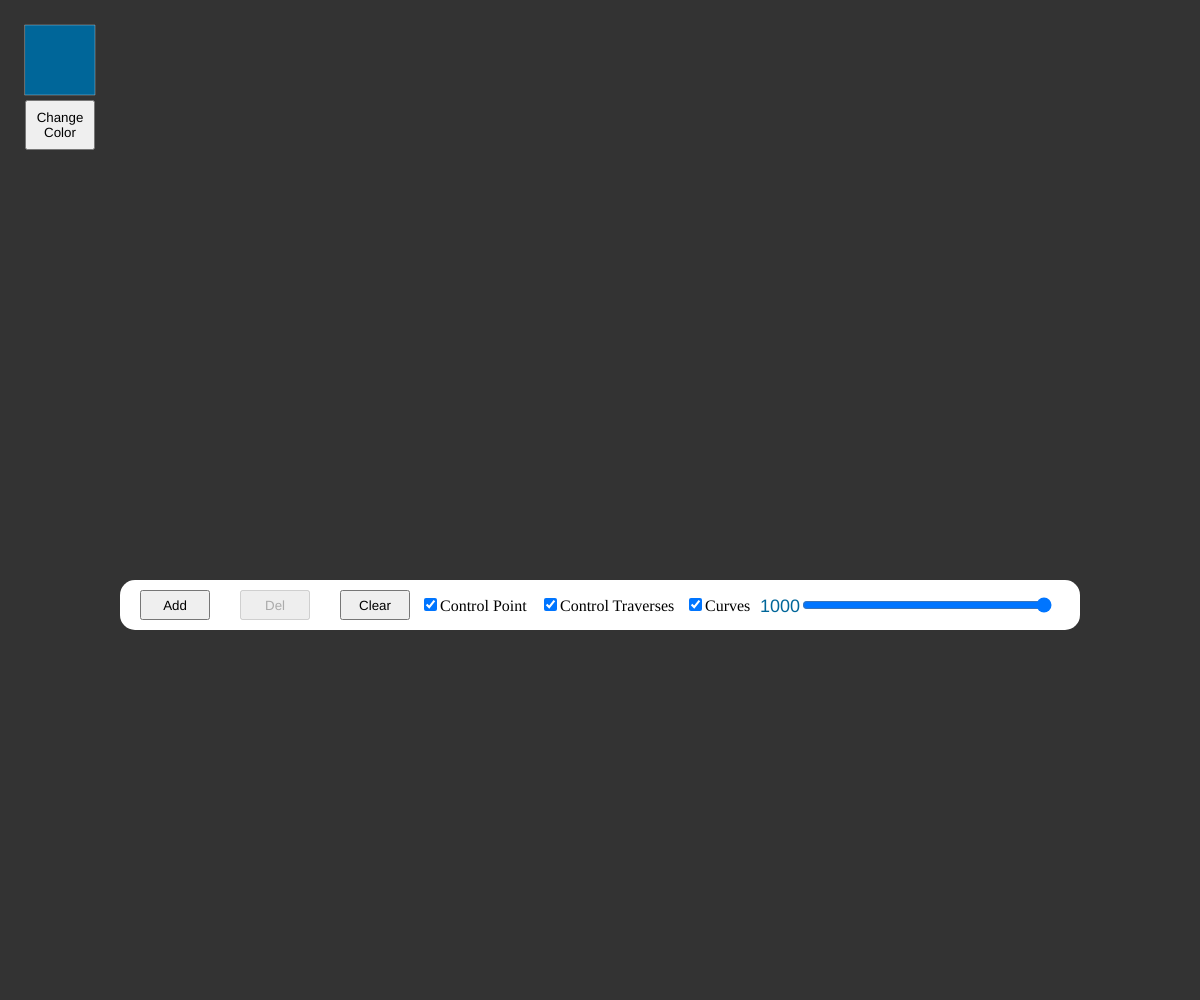
Frame 1 (no input)
Frame 60 (no input): identical to frame 1, image omitted
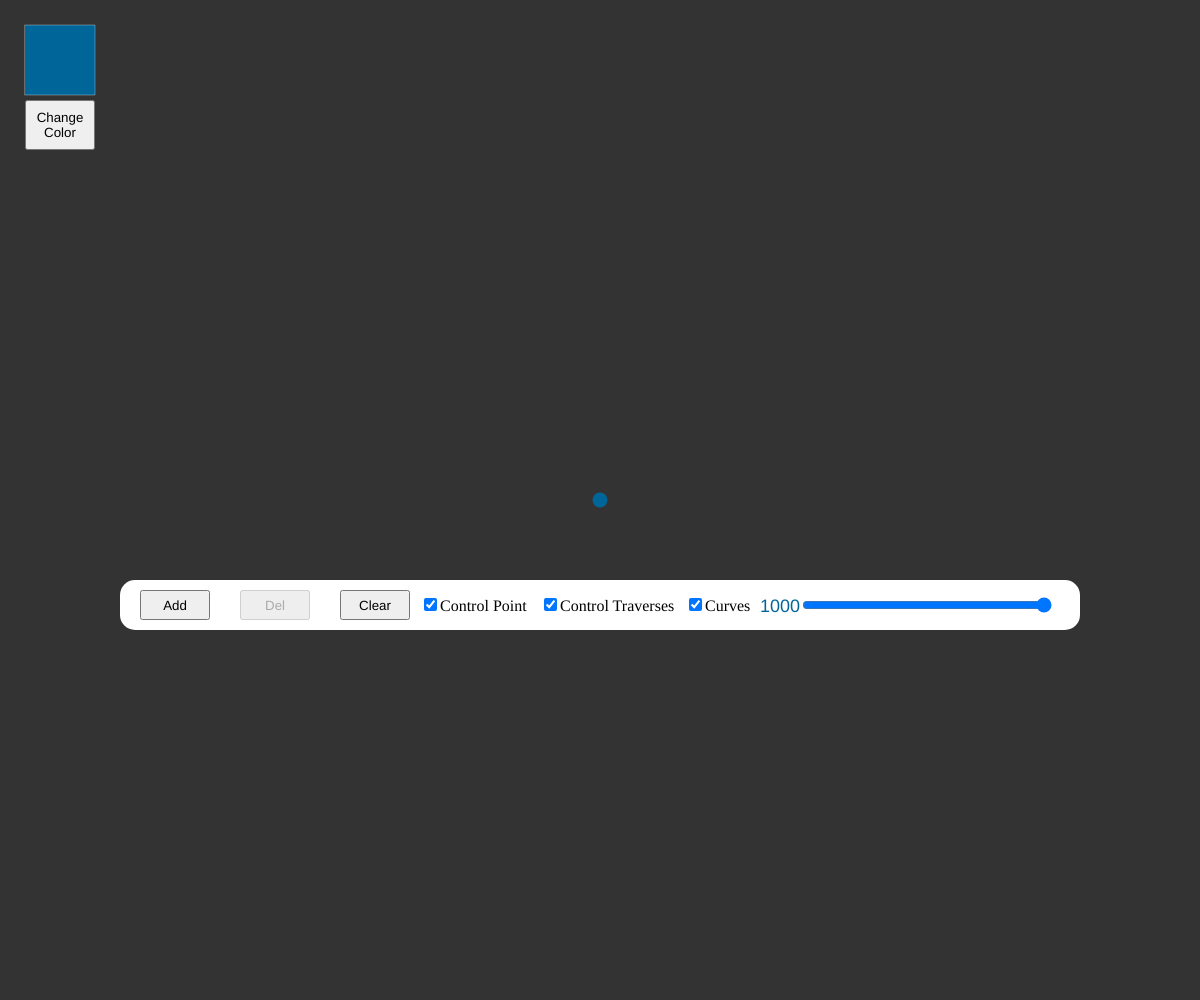
Frame 120 (the mouse pressed at the canvas centre since frame 60)

The p5.js sketch that drew these frames (run headless with seeded random() and noise() and a simulated clock; from frame 60 on, the mouse is pressed at the canvas centre):

// p5.js sketch
// ── sketch.js
let button1 = 255;
let slider;

let actualColor = [0, 102, 153];
let listColors = [[0, 102, 153]];
let idxColor = 0;
let circles = [];
let points = [];
let curvePoints = [];
let selectedCircle = null;
let isDragging = false;

function setup() {
  createCanvas(windowWidth, windowHeight);
  window.scrollTo(0, 0);
  document.body.style.overflow = 'hidden';

  // Define largura total do conjunto de inputs
  const totalWidth = 920;

  // Auxila centralização dos inputs horizontalmente
  const buttonOffset = (windowWidth - totalWidth) / 2;
  const checkboxOffset = buttonOffset + 280;
  const sliderOffset = checkboxOffset + 380;

  // Altura dos inputs 
  const heigthButton = 590;
  const heigthOthers = heigthButton + 5;

  // Define a posição dos botões
  buttonAdd = createButton('Add');
  buttonAdd.size(70, 30);
  buttonAdd.position(buttonOffset, heigthButton);
  buttonAdd.mousePressed(add);

  buttonDel = createButton('Del');
  buttonDel.size(70, 30);
  buttonDel.position(buttonOffset + 100, heigthButton);
  buttonDel.mousePressed(del);
  buttonDel.attribute('disabled', '');

  buttonClear = createButton('Clear');
  buttonClear.size(70, 30);
  buttonClear.position(buttonOffset + 200, heigthButton);
  buttonClear.mousePressed(clearScreen);

  buttonColor = createButton('Change Color');
  buttonColor.size(70, 50);
  buttonColor.position(25, 100);
  buttonColor.mousePressed(changeColor);

  cbPoints = createCheckbox('Control Point', true);
  cbPoints.position(checkboxOffset, heigthOthers);

  cbTraverses = createCheckbox('Control Traverses', true);
  cbTraverses.position(checkboxOffset + 120, heigthOthers);

  cbCurves = createCheckbox('Curves', true);
  cbCurves.position(checkboxOffset + 265, heigthOthers);

  slider = createSlider(0, 1000, 2);
  slider.position(sliderOffset, heigthOthers);
  slider.size(250);
  slider.value(1000);
}

function draw() {
  background(51);

  // define o tamanho do retângulo
  const rectWidth = 960;
  const rectHeight = 50;

  // Define a posição do retângulo
  const rectX = (windowWidth - rectWidth) / 2;
  const rectY = 580;

  // Desenha o retângulo com margem inferior
  noStroke();
  fill(255);
  rect(rectX, rectY, rectWidth, rectHeight, 15);

  // texto do Slider
  fill(0, 102, 153);
  textAlign(CENTER);
  textSize(18);
  text(`${slider.value()}`, ((windowWidth - 940) / 2) + 650, 612);

  // Quadrado com a cor atual
  c = color('rgba(255,255,255, 0.3)');
  stroke(c);
  strokeWeight(1);
  fill(actualColor[0], actualColor[1], actualColor[2]);
  rect(25, 25, 70, 70);


  if (cbCurves.checked()){
    drawBezierCurve(circles);
  }

  if (cbTraverses.checked()){
    drawLines(circles);
  }

  if (cbPoints.checked()){
    for (let i = 0; i < circles.length; i++) {
      noStroke();
      fill(circles[i].color[0], circles[i].color[1], circles[i].color[2]);
      circle(circles[i].x, circles[i].y, 15);
    }
  }

}

function clearScreen(){
  circles = [];
}

function add() {
  if (listColors.length < 2) buttonDel.removeAttribute('disabled');

  const upperLimit = 220;

  r = Math.random() * upperLimit + (255 - upperLimit);
  g = Math.random() * upperLimit + (255 - upperLimit);
  b = Math.random() * upperLimit + (255 - upperLimit);

  actualColor[0] = r;
  actualColor[1] = g;
  actualColor[2] = b;

  listColors.push([r, g, b]);
  idxColor += 1;
}

function del(){
  for (let i = 0; i < circles.length; i++) {
    if(circles[i].color[0] === actualColor[0] && circles[i].color[1] === actualColor[1] && circles[i].color[2] === actualColor[2]){
      circles.splice(i, 1);
      i--;
    }
  }

  let index = listColors.findIndex((item) => {
    return JSON.stringify(item) === JSON.stringify(actualColor);
  });
  
  listColors.splice(index, 1);
  changeColor();

  if (listColors.length < 2) buttonDel.attribute('disabled', '');
}

function changeColor(){
  idxColor += 1;

  if(idxColor >= listColors.length){
    idxColor = 0;
  }

  actualColor[0] = listColors[idxColor][0];
  actualColor[1] = listColors[idxColor][1];
  actualColor[2] = listColors[idxColor][2];
}

function mousePressed() {
  let isInsideCircle = false;

  // Percorre o array de círculos e verifica se o mouse está dentro de um deles
  for (let i = 0; i < circles.length; i++) {
    const d = dist(mouseX, mouseY, circles[i].x, circles[i].y);
    if (d < 15) {
      selectedCircle = circles[i];
      isDragging = true;
      isInsideCircle = true;
      break;
    }
  }

  // Se o mouse não está dentro de um círculo, cria um novo
  if (!isInsideCircle && mouseY < 560 && mouseX > 120 && mouseY > 50) {
    let newCircle = {
      x: mouseX,
      y: mouseY,
      color: [actualColor[0], actualColor[1], actualColor[2]]
    };
    circles.push(newCircle);
  }
}

function mouseDragged() {
  if (isDragging && selectedCircle) {
    selectedCircle.x = mouseX;
    selectedCircle.y = mouseY;
  }
}

function mouseReleased() {
  selectedCircle = null;
  isDragging = false;
}

function interpolate(t, p0, p1) {
  return { x: (1 - t) * p0.x + t * p1.x, y: (1 - t) * p0.y + t * p1.y, color: p0.color};
}

function deCasteljau(points, nEvaluations) {

  if (points === undefined || points.length < 1) return [];
  result = [];
  
  for (let t = 0; t <= 1; t += 1 / nEvaluations) {
    controls = points;

    while(controls.length > 1){
      aux = [];

      for (i = 0; i < controls.length-1; i++) {
        aux[i] = interpolate(t, controls[i], controls[i+1]);
      }

      controls = aux;
    }
    result.push(controls[0]);
  }

  return result;
}


function objectByColor(circles) {
  const circlesByColor = {};

  for (let i = 0; i < circles.length; i++) {
    const color = circles[i].color;
    if (!circlesByColor[color]) {
      circlesByColor[color] = [];
    }
    circlesByColor[color].push(circles[i]);
  }

  return circlesByColor;
}

function drawLines(circles) {

  pointsByColor = objectByColor(circles);

  for (let color in pointsByColor) {
    let circles = pointsByColor[color];

    if (circles.length < 2) return;
    strokeWeight(4);

    for (let i = 0; i < circles.length - 1; i++) {
      const pointOrig = circles[i];
      const pointDest = circles[i + 1];

      stroke(pointOrig.color[0], pointOrig.color[1], pointOrig.color[2], 63);
      line(pointOrig.x, pointOrig.y, pointDest.x, pointDest.y);
      
    }
  }
}

function drawBezierCurve(circles) {

  pointsByColor = objectByColor(circles);

  for (let color in pointsByColor) {
    let points = pointsByColor[color];

    if (points.length < 2) return;
    strokeWeight(4);

    let result_cast = deCasteljau(points, slider.value());

    beginShape();
    for (let i = 0; i < result_cast.length; i++) {
      stroke(result_cast[i].color);
      noFill();
      vertex(result_cast[i].x, result_cast[i].y);
    }
    endShape();
  }
}
